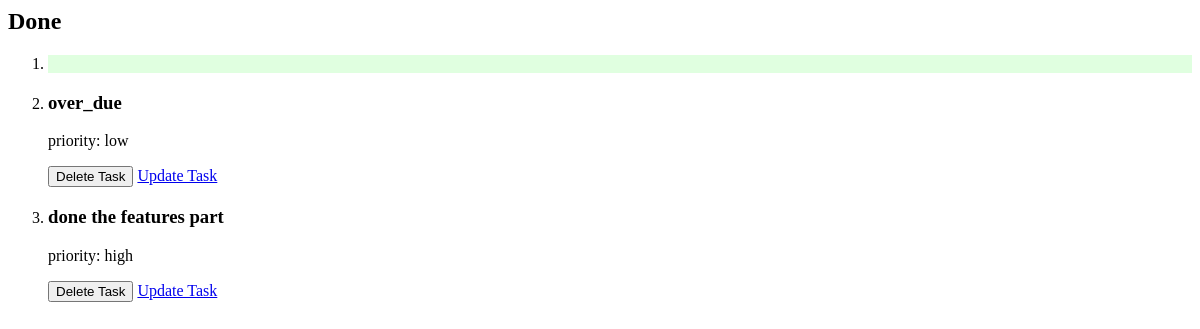
The page /column/Done/html (signed in) on the database as committed earlier.
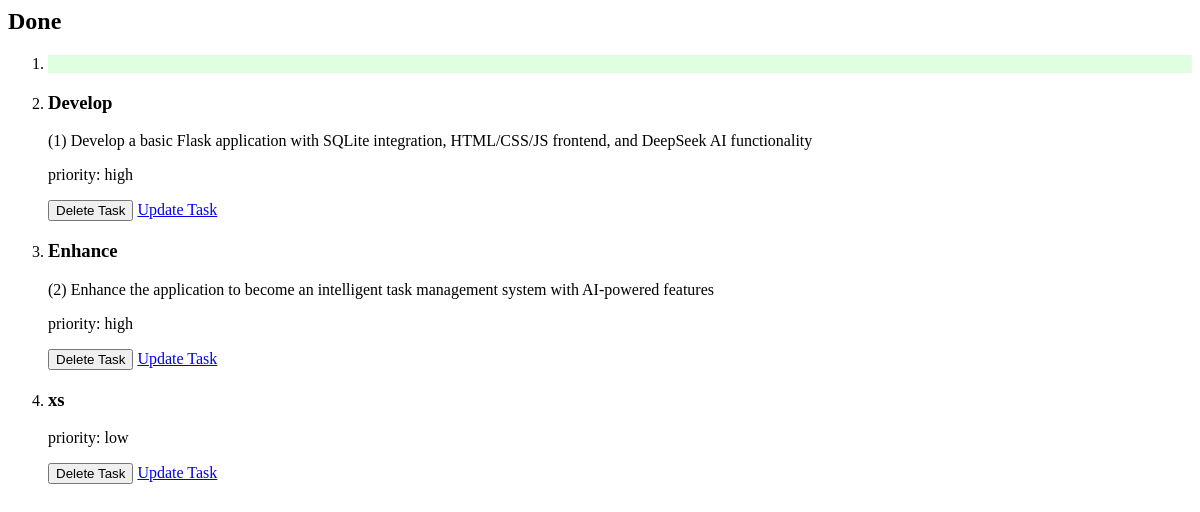
The same page on the database as committed later.
### tables this page shows
CREATE TABLE tasks(
                id INTEGER PRIMARY KEY AUTOINCREMENT NOT NULL,
                title TEXT NOT NULL,
                user_id INTEGER NOT NULL,
                description TEXT,
                status TEXT NOT NULL DEFAULT 'To Do',
                created_at TIMESTAMP DEFAULT CURRENT_TIMESTAMP, 
                priority TEXT NOT NULL, 
                due_date DATE, parent_id INTEGER DEFAULT NULL,  
                FOREIGN KEY (user_id) REFERENCES users(id) ON DELETE CASCADE
                );

### app.py (the view)
@app.route("/column/<string:status>/html")
@login_required
def column_html(status):
    column_id = None
    if status == "To Do":
        column_id = "todo"
        bg_color = "#FFFFE0"
    elif status == "In Progress":
        column_id = "in-progress"
        bg_color = "#E0FFFF"
    elif status == "Done":
        column_id = "done"
        bg_color = "#E0FFE0"
    else:
        return jsonify({"error": f"Invalid status: {status}"}), 400
    tasks = get_tasks_by_user(session["user_id"])
    subtasks = get_subtasks(session["user_id"])
    today, after_tommorow = get_date_deatails()
    return render_template(
        "/_column.html",
        tasks=tasks,
        subtasks=subtasks,
        column_id=column_id,
        column_title=status,
        bg_color=bg_color,
        today=today,
        after_tommorow=after_tommorow
    )

### db.py (called while the page is built)
def get_db():
    if "db" not in g:
        g.db = sqlite3.connect(
            DATABASE,
            detect_types=sqlite3.PARSE_DECLTYPES,
            check_same_thread=False
        )
        g.db.row_factory = sqlite3.Row
    return g.db

def get_tasks_by_user(user_id):
    db = get_db()
    return db.execute(
        """SELECT * FROM tasks WHERE user_id = ? ORDER BY
        CASE WHEN due_date IS NULL THEN 1 ELSE 0 END,
        due_date ASC,
        CASE priority
            WHEN 'high' THEN 1
            WHEN 'medium' THEN 2
            WHEN 'low' THEN 3
        END ASC;
        """,(user_id,)).fetchall()

def get_subtasks(user_id):
    db = get_db()
    return db.execute(
        "SELECT * FROM tasks WHERE user_id = ? AND parent_id IS NOT NULL ORDER BY parent_id",
        (user_id,)).fetchall()

### helpers.py (called while the page is built)
def login_required(f):
    @wraps(f)
    def decorated_function(*args, **kwargs):
        if session.get("user_id") is None:
            return redirect(url_for('login', next=request.url))
        return f(*args, **kwargs)
    return decorated_function

def get_date_deatails():
    today = date.today()
    after_tomorrow = today + timedelta(days=2)
    return today, after_tomorrow

### templates/_column.html (shortened to what this page needs)
<section id="{{ column_id }}-column">
    <h2 id="{{ column_id }}-heading">{{ column_title }}</h2>
    <ol class="task-list" id="{{ column_title }}">
        <li style="background-color: {{ bg_color }}"></li>
        {% for task in tasks %}
            {% if task.status == column_title %}
                <li id="{{ task.id }}" class="task" draggable="{{ 'true' if task.status != 'Done' else 'false' }}">
                    <h3>{{ task.title }}</h3>
                    <p>{{ task.description }}</p>
                    <p>priority: {{ task.priority }}</p>
                    <button onclick="deleteTask('{{ task.id }}')" id="delete-task">Delete Task</button>
                    <a href="{{ url_for('editTask', id=task.id) }}" id="update-task">Update Task</a>
                </li>
            {% endif %}
        {% endfor %}
    </ol>
</section>

Rows that differ between the two databases and show on the page:
no longer on this page (row edited): tasks: title "over_due", priority "low"
no longer on this page (row edited): tasks: title "done the features part", priority "high"
now on this page (row edited): tasks: title "Develop", description "(1) Develop a basic Flask application with SQLite integration, HTML/CSS/JS frontend, and DeepSeek AI functionality", priority "high"
now on this page (row edited): tasks: title "Enhance", description "(2) Enhance the application to become an intelligent task management system with AI-powered features", priority "high"
added tasks: title "xs", priority "low"
